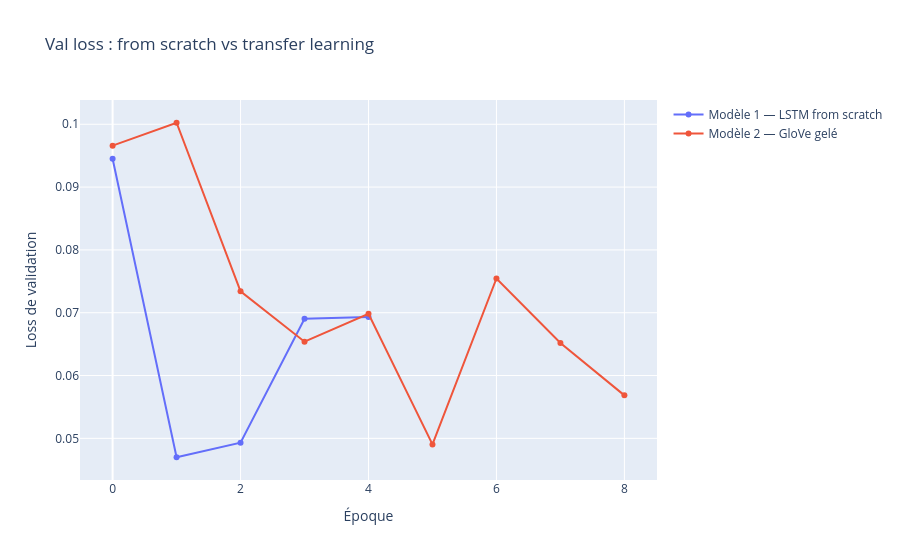

The notebook cell saved with this chart:
### Code cell
fig = go.Figure()
fig.add_trace(go.Scatter(y=history.history["val_loss"],
                         name="Modèle 1 — LSTM from scratch"))
fig.add_trace(go.Scatter(y=history_glove.history["val_loss"],
                         name="Modèle 2 — GloVe gelé"))
fig.update_layout(title="Val loss : from scratch vs transfer learning",
                  xaxis_title="Époque", yaxis_title="Loss de validation")
fig.show()

### Figure 1 — Plotly figure (JSON) as saved in the notebook; plotly's stock layout.template omitted (floating-point values rounded to 4 significant figures)
{"data": [{"name": "Modèle 1 — LSTM from scratch", "type": "scatter", "y": [0.09452, 0.04699, 0.04931, 0.06904, 0.06931]}, {"name": "Modèle 2 — GloVe gelé", "type": "scatter", "y": [0.0966, 0.1002, 0.07341, 0.06538, 0.06982, 0.04903, 0.07545, 0.06517, 0.05684]}], "layout": {"title": {"text": "Val loss : from scratch vs transfer learning"}, "xaxis": {"title": {"text": "Époque"}}, "yaxis": {"title": {"text": "Loss de validation"}}}}
